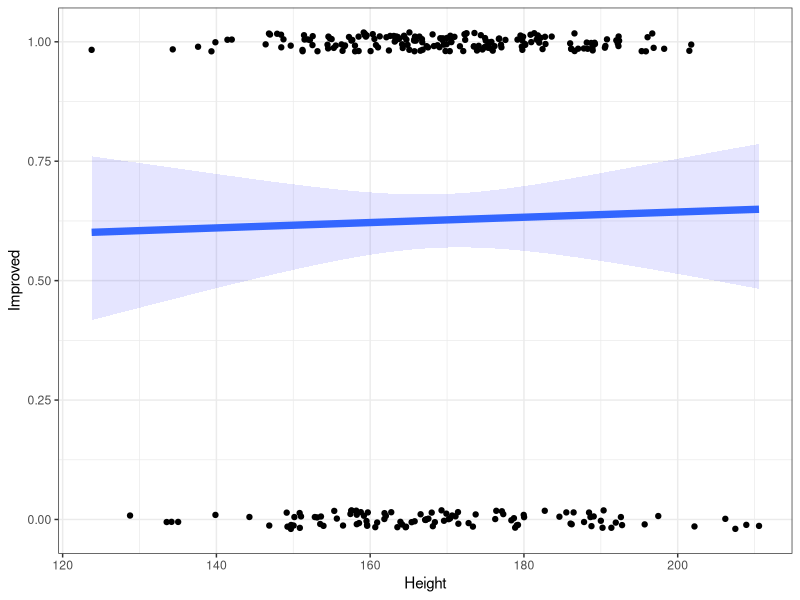
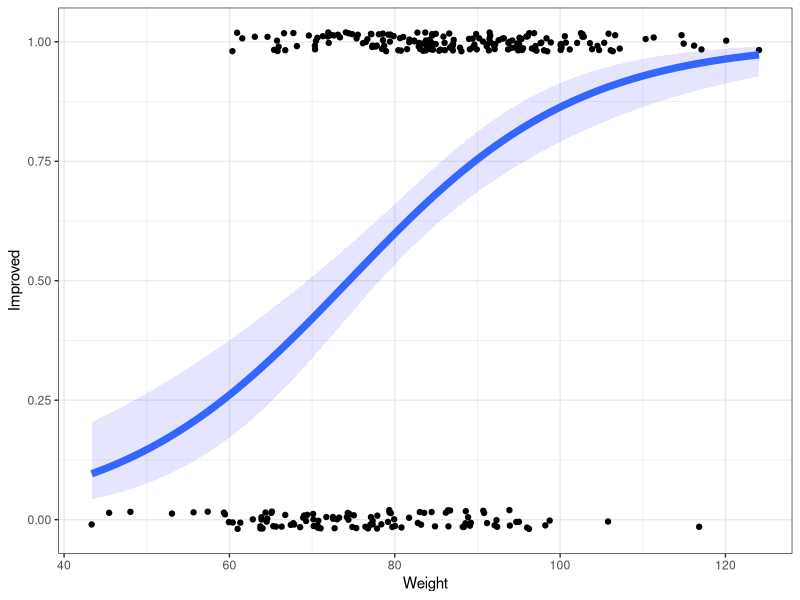

Write the R code that produced these figures, in order.
## ---- chunk 1
knitr::opts_chunk$set(echo = TRUE)
## ---- chunk 2
library(ggplot2)
library(lmtest)

data = read.csv('data.csv')
names(data)[3] = 'Height'
names(data)[4] = 'Weight'
data$Improved = as.numeric(data$Improved)
fit1 = glm(Improved ~ Height, data = data, family = 'binomial')
fit2 = glm(Improved ~ Weight, data = data, family = 'binomial')
sum_fit_1 = summary(fit1)
sum_fit_2 = summary(fit2)

gg = ggplot(data, aes(x = Height, y = Improved)) + 
  theme_bw() +
  geom_point(position = position_jitter(height = 0.02, width = 0)) +
  stat_smooth(
    method = 'glm',
    method.args = list(family = 'binomial'),
    alpha = 0.1,
    fill = 'blue',
    size = 2.5,
    fullrange = T
  )

gg2 = ggplot(data, aes(x = Weight, y = Improved)) + 
  theme_bw() +
  geom_point(position = position_jitter(height = 0.02, width = 0)) +
  stat_smooth(
    method = 'glm',
    method.args = list(family = 'binomial'),
    alpha = 0.1,
    fill = 'blue',
    size = 2.5,
    fullrange = T
  )
## ---- chunk 3
gg
gg2
